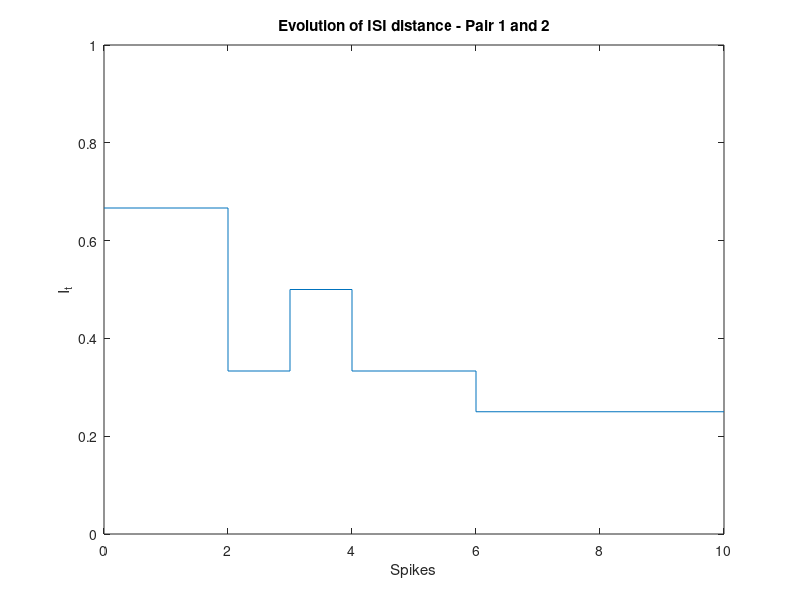

Recreate this plot in MATLAB. (Note: this script raises an error after producing the figure.)
%% ISI-distance computation with auxiliary boundary spikes and plotting 
% Author: Laure WOLFF
% Date: May 2026

clear all;

tmin=0;
tmax=10;

num_trains=3;
spikes_trains=cell(1,num_trains);
spikes_trains{1} = [0 1 2 4 7]; 
spikes_trains{2} = [3 4 6 10];
spikes_trains{3} = [2 5];

% Initialization of these constantes
I=[];
isi_values = cell(1,num_trains);
dist_matrix = zeros(num_trains, num_trains);
all_t_events = [tmin, tmax];
pair_data = {}; 

% Edge correction (soft correction without adding false spikes)
spikes = cell(1,num_trains);
for i = 1:num_trains
    s = unique(spikes_trains{i}); 
    spikes{i} = s(s > tmin & s < tmax); 
end

% To calculate ISI-distance
if num_trains == 1
    I = isi_values{1};
end

if num_trains >= 2
   compteur = 1;
   for i = 1:num_trains
       for j = i+1:num_trains
           compteur = compteur + 1;
           t_all = unique([tmin, spikes{i}, spikes{j}, tmax]);
           all_t_events = [all_t_events, t_all];
           Iij = 0;
           It_list = [];
           for k = 1 : length(t_all)-1
               t_mid = (t_all(k) + t_all(k+1)) / 2;

               %% Correction edge %%%%%%%%%%%%%%%%%%%%%%%%%%%%%%%%%%%%%%%%%

               if isempty(spikes{i}) || t_mid < spikes{i}(1)
                   val_x = spikes{i}(1) - tmin; % first interval
               elseif t_mid > spikes{i}(end)
                   val_x = tmax - spikes{i}(end); % last interval
               else
                   idx = find(spikes{i} <= t_mid, 1, 'last');
                   val_x = spikes{i}(idx+1) - spikes{i}(idx); % other interval
               end

               % Pour le train j
               if isempty(spikes{j}) || t_mid < spikes{j}(1)
                   val_y = spikes{j}(1) - tmin;
               elseif t_mid > spikes{j}(end)
                   val_y = tmax - spikes{j}(end);
               else
                   idx = find(spikes{j} <= t_mid, 1, 'last');
                   val_y = spikes{j}(idx+1) - spikes{j}(idx);
               end

               %%%%%%%%%%%%%%%%%%%%%%%%%%%%%%%%%%%%%%%%%%%%%%%%%%%%%%%%%%%%

               I_t = abs(val_x - val_y) / max(val_x, val_y);
               Iij = Iij+I_t * (t_all(k+1) - t_all(k));
               It_list = [It_list, I_t];
           end
           dist_matrix(i,j) = Iij / (tmax - tmin);
           dist_matrix(j,i) = Iij / (tmax - tmin);
           I = [I,(1/(tmax-tmin))*Iij];
           % display (It_list);
           % display (t_all);
           I_plot = [It_list, It_list(end)];

           pair_data{end+1}.t = t_all;
           pair_data{end}.It = It_list;

           figure(compteur);
           stairs(t_all, I_plot); 
           xlabel('Spikes');
           ylabel('I_t');
           xlim([0 10]);   
           ylim([0 1]);
           title(['Evolution of ISI distance - Pair ', num2str(i), ...
                ' and ', num2str(j)]);  
           subtitle(['ISI-distance: ', num2str(Iij/(tmax-tmin))]);
       end
   end
   I_mean = mean(I);

   t_global = unique(all_t_events); 
   I_matrix = zeros(length(pair_data), length(t_global)-1);
   
   for p = 1:length(pair_data)
       t_p = pair_data{p}.t;
       It_p = pair_data{p}.It;
       for k = 1:length(t_global)-1
           t_mid = (t_global(k) + t_global(k+1)) / 2;
           idx = find(t_p(1:end-1) <= t_mid, 1, 'last');
           I_matrix(p, k) = It_p(idx);
       end
   end
   %display(I_matrix)
   I_pop_mean = mean(I_matrix, 1);
   
   figure(compteur + 1);
   stairs(t_global, [I_pop_mean, I_pop_mean(end)]);
   xlabel('spike'); 
   ylabel('Average It');
   xlim([tmin tmax]); 
   ylim([0 1]);
   title('Evolution of Population Average ISI distance');
   subtitle(['Global ISI-distance: ', num2str(I_mean)]);
end 

display(I)
display(I_mean)

figure(1);
imagesc(dist_matrix);
colorbar;
xticks(1:num_trains); 
yticks(1:num_trains);
xlabel('Spike_trains');
ylabel('Spike_trains');
title('Matrix of the ISI-distance');
